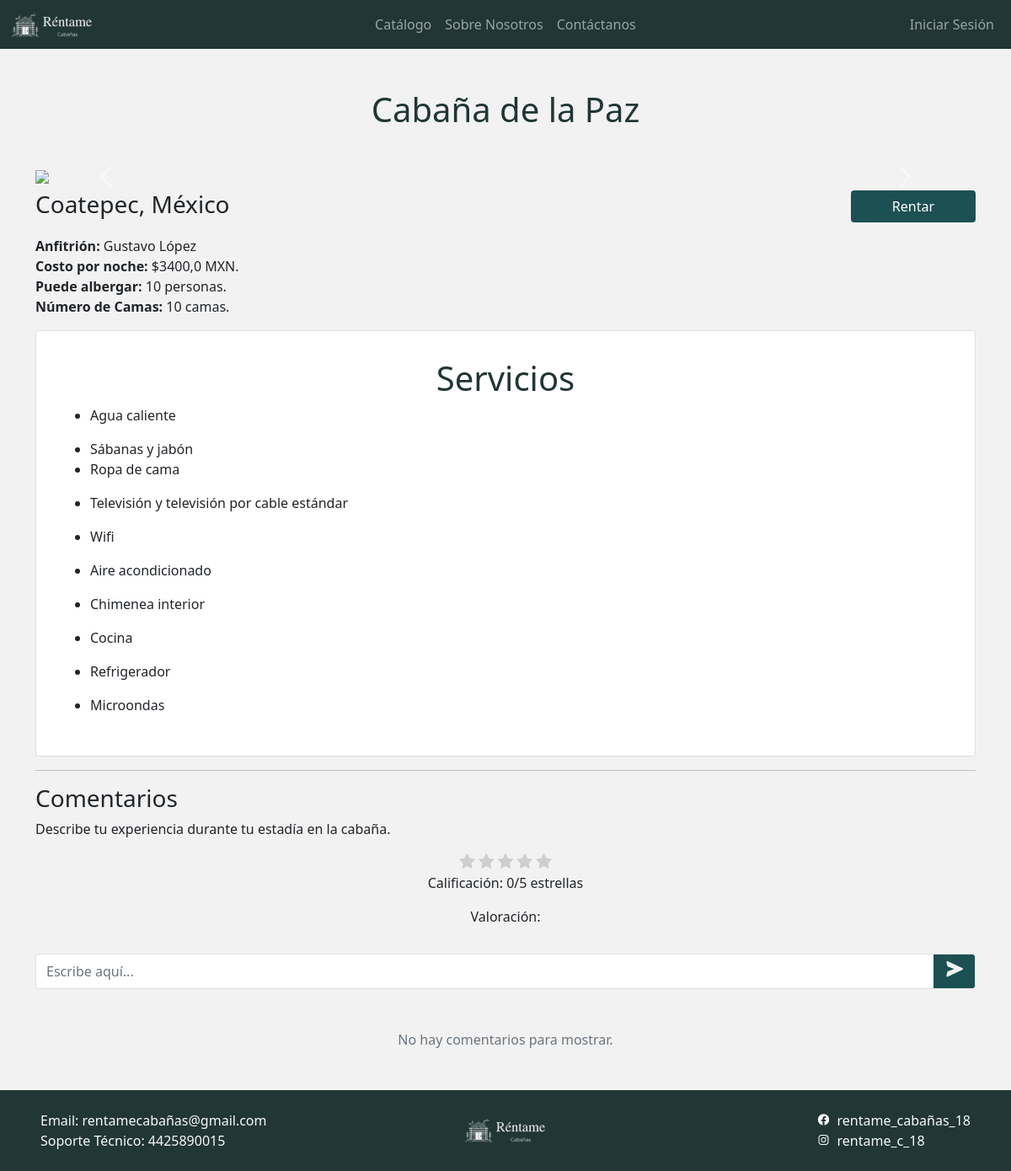
The app's page /vista_cabana_usuario/5, older data.
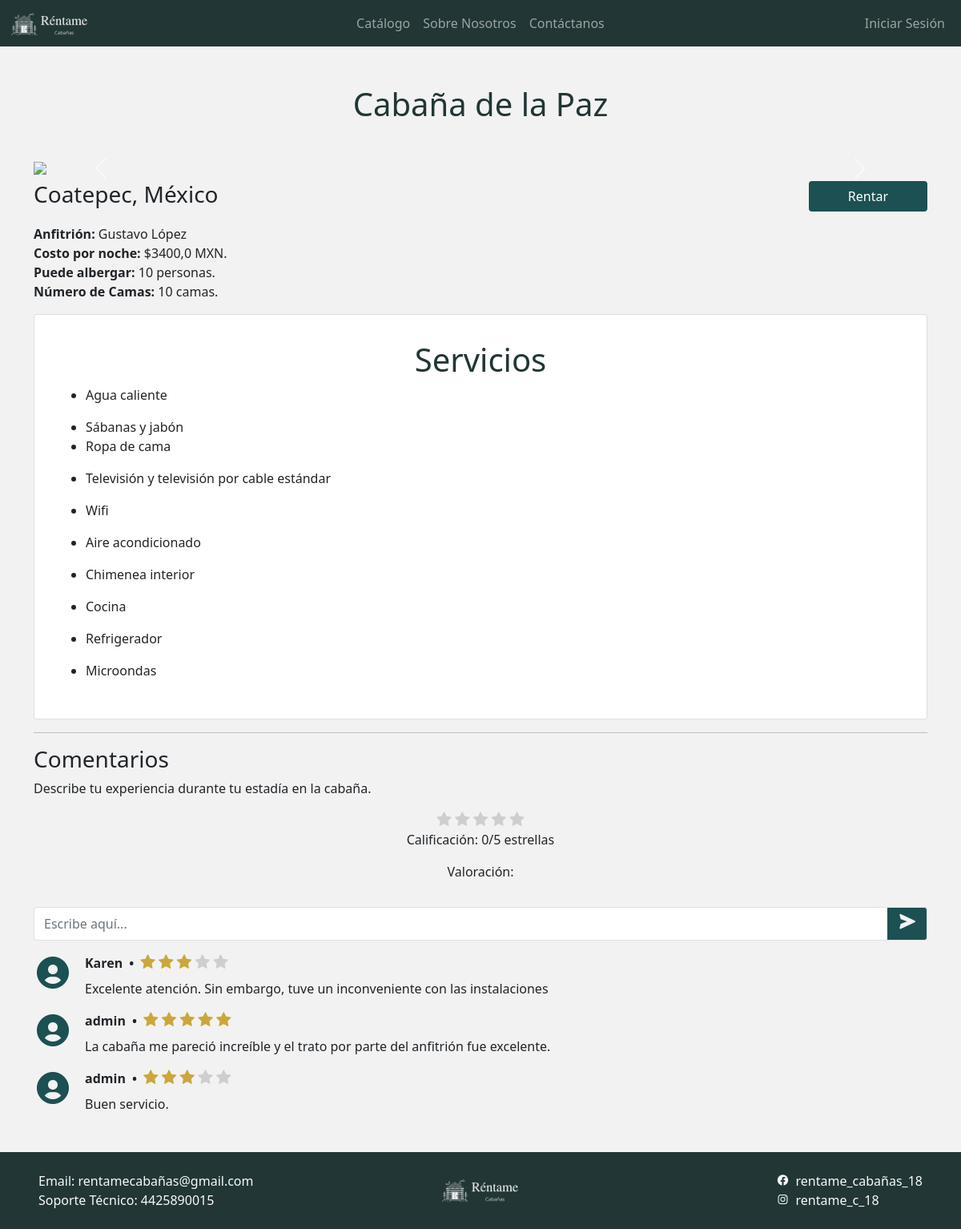
The same page, newer data.
### admin_cabanas/models.py (models this page shows, shortened)
class Cabana(models.Model):
    id = models.AutoField(primary_key=True)
    nombre = models.CharField(max_length=80)
    anfitrion = models.CharField(max_length=80)
    capacidad = models.IntegerField()
    camas = models.IntegerField()
    costo_noche = models.FloatField()
    servicios = RichTextField(max_length=500)
    ubicacion = models.TextField()
    descripcion = RichTextField(max_length=300) #Agregar a settings:   'ckeditor',
    creado = models.DateTimeField(auto_now_add=True, null=True) #Fecha y tiempo
    actualizado = models.DateTimeField(auto_now=True, null=True)
    class Meta:
        verbose_name="Cabaña"
        verbose_name_plural="Cabañas"
        ordering = ["-creado"]

### valoraciones/models.py (models this page shows, shortened)
class Valoracion(models.Model):
    id = models.AutoField(primary_key=True)
    comentario = models.CharField(max_length=300)
    numero_estrellas = models.IntegerField(default=0,
        validators=[
            MaxValueValidator(5),
            MinValueValidator(0),
    ])
    usuario = models.ForeignKey(Usuario, on_delete=models.CASCADE)
    cabana = models.ForeignKey(Cabana, on_delete=models.CASCADE)
    creado = models.DateTimeField(auto_now=True, null=True) #Fecha y tiempo
    actualizado = models.DateTimeField(auto_now_add=True, null=True)
    class Meta:
        verbose_name="Valoración"
        verbose_name_plural="Valoraciones"
        ordering = ["-creado"]

### admin_users/models.py (models this page shows, shortened)
class Usuario(AbstractUser):
    telefono = models.CharField(null=True,max_length=10)
    imagen = models.ImageField(null=True, upload_to="imgUsers", verbose_name="Imagen")

### cabanas/views.py (the view)
# urls.py: path('vista_cabana_usuario/<int:id>', views_cabanas.vista_cabana_usuario, name='Vista_Cabana_Usuario'),
def vista_cabana_usuario(request, id):
    cabana = Cabana.objects.get(id=id)
    valoraciones = Valoracion.objects.filter(cabana=id)
    return render(request, 'cabanas/vista_cabana_usuario.html', {'cabanas':cabana, 'valoraciones':valoraciones})

### cabanas/templates/cabanas/vista_cabana_usuario.html (shortened to what this page needs)
{% extends "cabanas/layout.html" %}
{% block nombreApartado %}{{cabanas.nombre}}{% endblock nombreApartado %}
{% load static %}
{% block contenido %}
<div id="carouselExampleControls" class="carousel slide" data-bs-ride="carousel">
  <div class="carousel-inner">
    <div class="carousel-item active">
      <img src="{% static 'cabanas/images/fondo_contacto.jpg' %}" class="d-block w-100">
    </div>
  </div>
  <button class="carousel-control-prev" type="button" data-bs-target="#carouselExampleControls" data-bs-slide="prev">
    <span class="carousel-control-prev-icon" aria-hidden="true"></span>
  </button>
  <button class="carousel-control-next" type="button" data-bs-target="#carouselExampleControls" data-bs-slide="next">
    <span class="carousel-control-next-icon" aria-hidden="true"></span>
  </button>
</div>
<div class="d-flex bd-highlight">
  <p class="h3 fw-light w-100 bd-highlight my-2">{{cabanas.ubicacion}}</p>
  <form action="{% url "Rentar_Cabana" %}" id="renta" method="get">
    <button type="submit" form="renta" value="Submit" class="btn-sample btn mb-3 px-5 my-2">Rentar</button>
  </form>
</div>
<p class="card-text"><b>Anfitrión: </b> {{cabanas.anfitrion}} <br> <b>Costo por noche: </b>${{cabanas.costo_noche}} MXN. <br> <b>Puede albergar: </b> {{cabanas.capacidad}} personas. <br> <b>Número de Camas: </b>{{cabanas.camas}} camas.</p>
<div class="card p-3">
  <div class="card-body">
    <div class="text-center">
      <h1 class="mb-2 h-title text-center h1 fw-normal">Servicios</h1>
    </div>
     {{cabanas.servicios|safe}}
  </div>
</div>
<hr>
<p class="h3 fw-light w-100 bd-highlight my-2">Comentarios</p>
<p>Describe tu experiencia durante tu estadía en la cabaña.</p>
<form action="{% url 'RegistrarValoracion' cabanas.id%}" method="POST">
  <div class="ratings pb-3" id="rating">
    <span class="fa fa-star animated-star" data-value="1" id="1"></span>
    <span class="fa fa-star animated-star" data-value="2" id="2"></span>
    <span class="fa fa-star animated-star" data-value="3" id="3"></span>
    <span class="fa fa-star animated-star" data-value="4" id="4"></span>
    <span class="fa fa-star animated-star" data-value="5" id="5"></span>
    <p id="Calificación-value">Calificación: 0/5 estrellas</p>
    <p id="calif">Valoración: </p>
  </div>
  <div class="input-group">
    <input type="text" class="form-control border-end-0 border" name="comentario" placeholder="Escribe aquí..." required>
    <button type="submit" class="btn-enviar-comentario btn btn-outline-secondary border-start-0 border" ><i class='bx bx-sm bxs-send'></i></button>
  </div>
</form>
{% if valoraciones %}
  {% for valoracion in valoraciones %}
  <div class="d-flex align-items-start mt-3">
    <div class="flex-shrink-0">
      <i class='bx bx-lg bxs-user-circle' style="color: #1c5052"></i>
    </div>
    <div class="flex-grow-1 ms-3">
      <div class="d-flex align-items-center mb-2">
        <b>{{valoracion.usuario}} </b>
        <b class="px-2"> • </b>
        <div class="ratings">
          <i class="fa fa-star {% if valoracion.numero_estrellas > 0 %}rating-color{% endif %}" id=""></i>
          <i class="fa fa-star {% if valoracion.numero_estrellas > 1 %}rating-color{% endif %}"></i>
          <i class="fa fa-star {% if valoracion.numero_estrellas > 2 %}rating-color{% endif %}"></i>
          <i class="fa fa-star {% if valoracion.numero_estrellas > 3 %}rating-color{% endif %}"></i>
          <i class="fa fa-star {% if valoracion.numero_estrellas > 4 %}rating-color{% endif %}"></i>
        </div>
      </div>
      <p class="mb-0">
        {{valoracion.comentario}}
      </p>
    </div>
  </div>
  {% endfor %}
{% else %}
<p class="text-muted text-center pt-5"> No hay comentarios para mostrar.</p>
{% endif %}
{% endblock %}

### cabanas/templates/cabanas/layout.html (shortened to what this page needs)
<!DOCTYPE html>
<html lang="en">
<head>
    {% load static %}
    <link href="{% static "cabanas/css/estilo.css" %}" rel="stylesheet" type="text/css">
    <link href="{% static 'cabanas/css/estrellas.css' %}" rel="stylesheet" type="text/css">
    <link href="https://cdn.jsdelivr.net/npm/bootstrap@5.1.3/dist/css/bootstrap.min.css" rel="stylesheet">
    <link href="https://cdn.jsdelivr.net/npm/boxicons@latest/css/boxicons.min.css" rel="stylesheet" type="text/css">
    <link rel="stylesheet" href="https://cdnjs.cloudflare.com/ajax/libs/font-awesome/4.7.0/css/font-awesome.min.css" type="text/css">
</head>
<body>
    <nav class="navbar navbar-expand-sm navbar-dark justify-content-center" style="background-color: #213635;">
        <div class="container-fluid">
            <a class="navbar-brand" href="{% url "Catalogo" %}">
                <img src="{% static 'cabanas/images/logo.png' %}" width="100" height="30">
            </a>
            <div class="collapse navbar-collapse" id="navbarSupportedContent">
                <ul class="navbar-nav mx-auto mb-2 mb-lg-0">
                    <li class="nav-item">
                        <a class="nav-link {% block estadoCatalogo %}{% endblock %}" aria-current="page" href="{% url "Catalogo" %}">Catálogo</a>
                    </li>
                    <li class="nav-item">
                        <a class="nav-link {% block estadoSN %}{% endblock %}" href="{% url "Sobre_Nosotros" %}">Sobre Nosotros</a>
                    </li>
                    <li class="nav-item">
                        <a class="nav-link {% block estadoContacto %}{% endblock %}" href="{% url "Contacto" %}">Contáctanos</a>
                    </li>
                </ul>
                <ul class="navbar-nav">
                    {% if request.user.is_authenticated %}
                        <li class="nav-item dropdown">
                            <a class="nav-link dropdown-toggle" href="#" id="navbarDropdown" role="button" data-bs-toggle="dropdown" aria-expanded="false">
                                <img src="{% static "cabanas/images/perfil.png" %}">
                            </a>
                            <ul class="dropdown-menu dropdown-menu-end" aria-labelledby="navbarDropdown">
                                <li><a class="dropdown-item" href="{% url "Perfil" %}">Ver Perfil</a></li>
                                <li><a class="dropdown-item" href="#">Otra Acción</a></li>
                                <li><hr class="dropdown-divider"></li>
                                <li><a class="dropdown-item" href="{% url "LogOut" %}">Cerrar Sesión</a></li>
                            </ul>
                        </li>
                    {% else %}
                        <li class="nav-item">
                            <a class="nav-link" href="{% url "login" %}">Iniciar Sesión</a>
                        </li>
                    {% endif %}
                </ul>
            </div>
        </div>
    </nav>
    <div class="mt-5 container"id="contenido">
        <h1 class="mb-5 h-title text-center h1 fw-normal">{% block nombreApartado %}{% endblock %}</h1>
        {% block contenido %}{% endblock contenido %}
    </div>
    <footer class="ms-0 d-flex flex-wrap justify-content-center align-items-center py-4 p-5 mt-5" style="background-color: #213635;">
        <p class="col-md-4 mb-0 text-light">
            Email: rentamecabañas@gmail.com
            <br>
            Soporte Técnico: 4425890015
        </p>
        <a href="#" class="col-md-4 d-flex align-items-center justify-content-center mb-3 mb-md-0 me-md-auto link-dark text-decoration-none">
            <img src="{% static 'cabanas/images/logo.png' %}" width="100" height="30">
        </a>
        <div class="col-md-4 mb-0 text-light d-flex justify-content-end">
            <div class="d-flex align-items-start flex-column">
                <a href="https://www.facebook.com/?locale=es_LA" class="text-light text-decoration-none">
                    <i class='bx bxl-facebook-circle me-2'></i>rentame_cabañas_18
                </a>
                <a href="https://www.instagram.com/" class="text-light text-decoration-none">
                    <i class='bx bxl-instagram me-2'></i>rentame_c_18
                </a>
            </div>
        </div>
    </footer>
</html>

### cabanas/static/cabanas/css/estilo.css (style rules this page uses)
body { margin: 0; font-size: 1rem; font-weight: 400; color: #212529; text-align: left; background-color: #f2f2f2 !important; }
.ratings { text-align: center; }
.ratings span { color: #cecece; font-size: 20px; }
.ratings i { color: #cecece; font-size: 20px; }
.rating-color { color: #CBA73B !important; }
hr { border: 0; height: 1px; background-color: #0a0c0d; }
.h-title { color: #213635 !important; }
.btn-sample { color: #ffffff !important; background-color: #1C5052 !important; border-color: #1C5052; }
.btn-enviar-comentario { color: #F2F2F2 !important; background-color: #1C5052 !important; border-color: #1c5052 !important; }

### cabanas/static/cabanas/css/estrellas.css (style rules this page uses)
.ratings { text-align: center; }
.ratings span { color: #cecece; font-size: 20px; cursor: pointer; transition: color 0.2s, transform 0.2s; }
.ratings span.animated-star { animation: star-animation 1s ease-in-out infinite; }

Row changes from the older to the newer data that the page shows:
added Valoracion: usuario "Karen", numero_estrellas 3 (drawn), comentario "Excelente atención. Sin embargo, tuve un inconveniente con las instalaciones"
added Valoracion: usuario "admin", numero_estrellas 5 (drawn), comentario "La cabaña me pareció increíble y el trato por parte del anfitrión fue excelente."
added Valoracion: usuario "admin", numero_estrellas 3 (drawn), comentario "Buen servicio."
Text that changed along with them:
text no longer shown: "No hay comentarios para mostrar."
